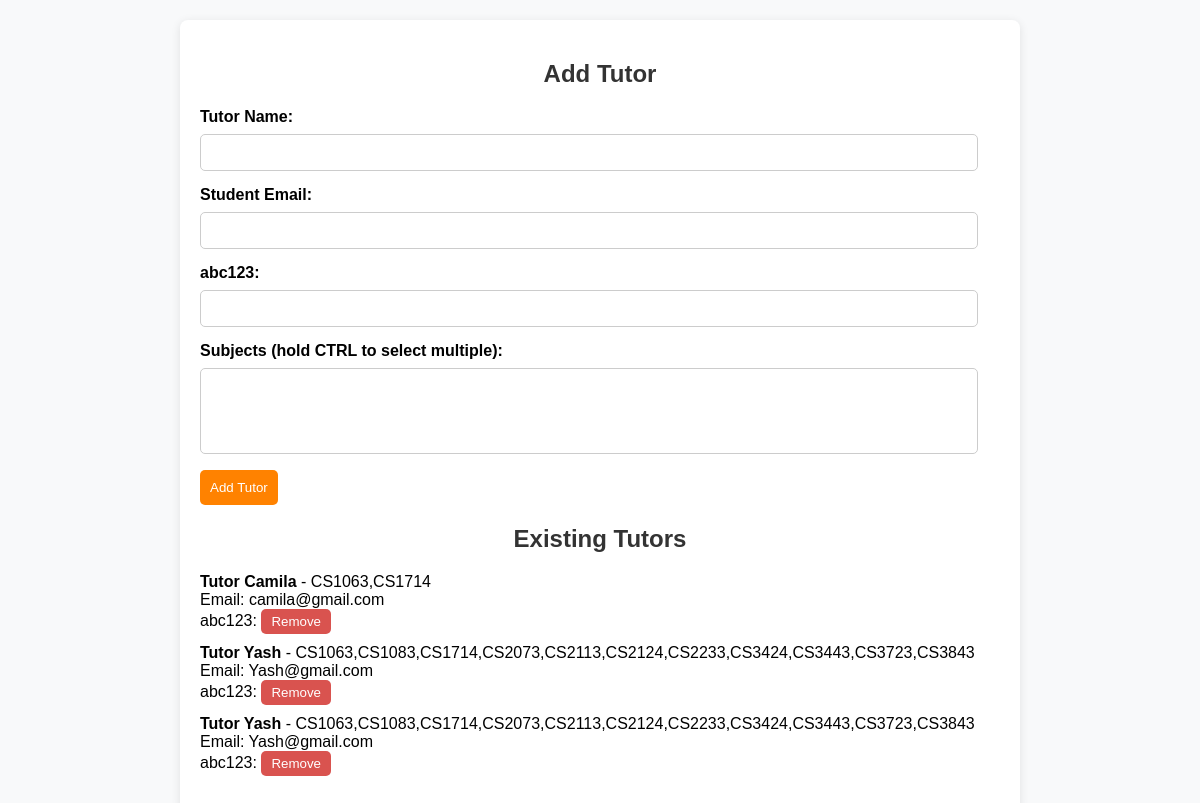
The app's page /manage_tutors.php with its own data.
### tables this page shows
CREATE TABLE `tutors` (
  `id` int(11) NOT NULL,
  `tutor_name` varchar(255) NOT NULL,
  `subject` varchar(255) NOT NULL,
  `schedule` varchar(255) DEFAULT NULL,
  `active_sessions` int(11) DEFAULT 0,
  `email` varchar(255) NOT NULL,
  `banner_id` varchar(50) NOT NULL,
  `is_logged_in` tinyint(1) DEFAULT 0
);

### manage_tutors.php (the view, shortened to what this page needs)
<?php
require 'db_connect.php';
$query = "SELECT * FROM tutors";
$stmt = $conn->prepare($query);
$stmt->execute();
$tutors = $stmt->fetchAll(PDO::FETCH_ASSOC);
?>
<!DOCTYPE html>
<html lang="en">
<head>
</head>
<body>
    <div class="container">
        <h2>Add Tutor</h2>
        <form method="POST" action="manage_tutors.php">
            <label for="tutor_name">Tutor Name:</label>
            <input type="text" id="tutor_name" name="tutor_name" required>
            <label for="email">Student Email:</label>
            <input type="email" id="email" name="email" required>
            <label for="abc123">abc123:</label>
            <input type="text" id="abc123" name="abc123" required>
            <label for="subjects">Subjects (hold CTRL to select multiple):</label>
            <select id="subjects" name="subjects[]" multiple required>
            </select>
            <button type="submit" name="add_tutor">Add Tutor</button>
        </form>
        <h2>Existing Tutors</h2>
        <ul>
    <?php if (!empty($tutors)): ?>
        <?php foreach ($tutors as $tutor): ?>
            <li>
                <strong><?php echo htmlspecialchars($tutor['tutor_name']); ?></strong> - <?php echo htmlspecialchars($tutor['subject']); ?>
                <br>
                Email: <?php echo htmlspecialchars($tutor['email']); ?> <br>
                abc123: <?php echo htmlspecialchars($tutor['utsa_id']); ?>
                <form method="POST" action="manage_tutors.php" style="display:inline;">
                    <button type="submit" class="remove-button" name="remove_tutor">Remove</button>
                </form>
            </li>
        <?php endforeach; ?>
    <?php else: ?>
        <li>No tutors found.</li>
    <?php endif; ?>
</ul>
    </div>
</body>
</html>

### manage_tutors.php (style rules this page uses)
body { font-family: Arial, sans-serif; background-color: #f8f9fa; margin: 0; padding: 20px; }
.container { max-width: 800px; margin: 0 auto; background-color: white; padding: 20px; border-radius: 8px; box-shadow: 0 2px 10px rgba(0, 0, 0, 0.1); }
h2 { text-align: center; color: #333; }
form { margin-bottom: 20px; }
label { display: block; margin-bottom: 8px; font-weight: bold; }
input, select { width: calc(100% - 22px); padding: 10px; margin-bottom: 15px; border: 1px solid #ccc; border-radius: 5px; box-sizing: border-box; }
button { background-color: #ff8200; color: white; padding: 10px; border: none; border-radius: 5px; cursor: pointer; }
ul { list-style-type: none; padding: 0; }
li { margin-bottom: 10px; }
.remove-button { background-color: #d9534f; color: white; padding: 5px 10px; border: none; border-radius: 5px; cursor: pointer; }

### records on screen
tutors: tutor_name "Tutor Camila", subject "CS1063,CS1714", email "camila@gmail.com"
tutors: tutor_name "Tutor Yash", subject "CS1063,CS1083,CS1714,CS2073,CS2113,CS2124,CS2233,CS3424,CS3443,CS3723,CS3843", email "Yash@gmail.com"
tutors: tutor_name "Tutor Yash", subject "CS1063,CS1083,CS1714,CS2073,CS2113,CS2124,CS2233,CS3424,CS3443,CS3723,CS3843", email "Yash@gmail.com"
